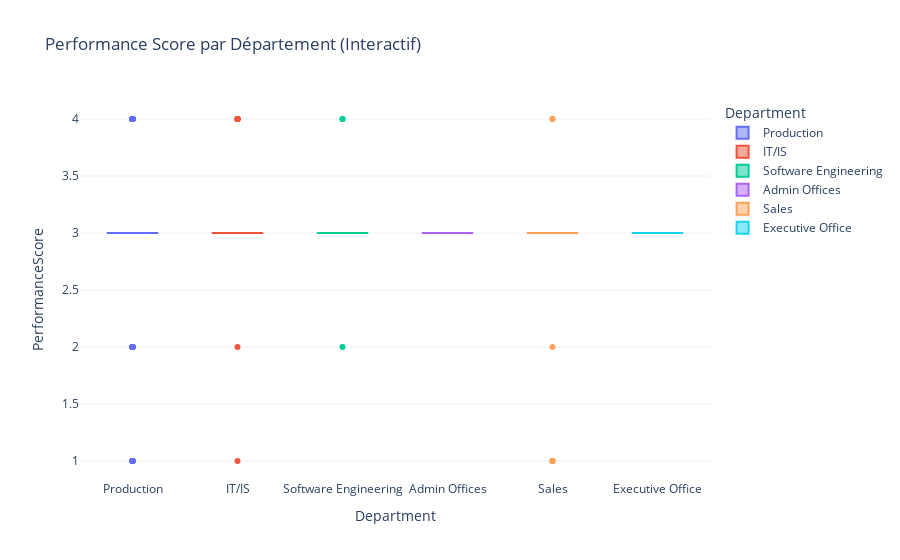
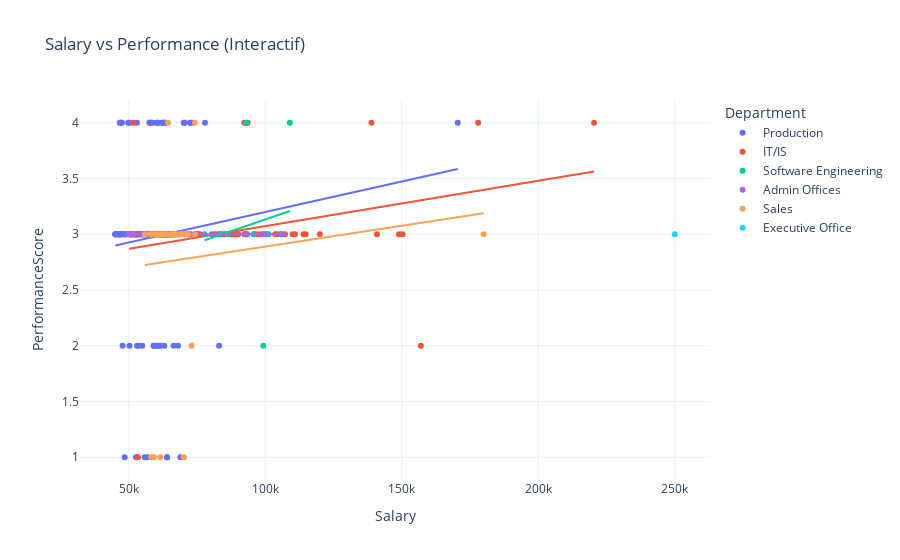

Notebook source saved alongside these figures, in order:
### Markdown cell above
---
## 7. Dashboard Interactif en Plotly

### Code cell
import plotly.express as px

fig1 = px.box(df, x='Department', y='PerformanceScore',
color='Department',
title='Performance Score par Département (Interactif)',
hover_data=['Employee_Name', 'Position', 'Salary'],
template='plotly_white')
fig1.show()

fig2 = px.scatter(df, x='Salary', y='PerformanceScore',
color='Department',
hover_data=['Employee_Name','Position','Seniority'],
title='Salary vs Performance (Interactif)',
trendline='ols',
template='plotly_white')
fig2.show()

### Figure 1 — Plotly figure (JSON) as saved in the notebook; plotly's stock layout.template omitted (floating-point values rounded to 4 significant figures; data arrays with more than 128 entries replaced by an {"elided": "..."} marker saying what was removed)
{"data": [{"alignmentgroup": "True", "customdata": {"elided": "209x3 mixed values"}, "hovertemplate": "Department=%{x}<br>PerformanceScore=%{y}<br>Employee_Name=%{customdata[0]}<br>Position=%{customdata[1]}<br>Salary=%{customdata[2]}<extra></extra>", "legendgroup": "Production", "marker": {"color": "#636efa"}, "name": "Production", "notched": false, "offsetgroup": "Production", "orientation": "v", "showlegend": true, "type": "box", "x": {"elided": "209 str values"}, "x0": " ", "xaxis": "x", "y": {"elided": "209 int values"}, "y0": " ", "yaxis": "y"}, {"alignmentgroup": "True", "customdata": {"elided": "50x3 mixed values"}, "hovertemplate": "Department=%{x}<br>PerformanceScore=%{y}<br>Employee_Name=%{customdata[0]}<br>Position=%{customdata[1]}<br>Salary=%{customdata[2]}<extra></extra>", "legendgroup": "IT/IS", "marker": {"color": "#EF553B"}, "name": "IT/IS", "notched": false, "offsetgroup": "IT/IS", "orientation": "v", "showlegend": true, "type": "box", "x": ["IT/IS", "IT/IS", "IT/IS", "IT/IS", "IT/IS", "IT/IS", "IT/IS", "IT/IS", "IT/IS", "IT/IS", "IT/IS", "IT/IS", "IT/IS", "IT/IS", "IT/IS", "IT/IS", "IT/IS", "IT/IS", "IT/IS", "IT/IS", "IT/IS", "IT/IS", "IT/IS", "IT/IS", "IT/IS", "IT/IS", "IT/IS", "IT/IS", "IT/IS", "IT/IS", "IT/IS", "IT/IS", "IT/IS", "IT/IS", "IT/IS", "IT/IS", "IT/IS", "IT/IS", "IT/IS", "IT/IS", "IT/IS", "IT/IS", "IT/IS", "IT/IS", "IT/IS", "IT/IS", "IT/IS", "IT/IS", "IT/IS", "IT/IS"], "x0": " ", "xaxis": "x", "y": [3, 3, 4, 3, 3, 3, 3, 3, 3, 3, 3, 3, 3, 4, 1, 4, 3, 3, 3, 3, 3, 3, 3, 3, 3, 4, 2, 3, 3, 3, 4, 3, 3, 3, 3, 3, 3, 3, 3, 3, 3, 3, 3, 3, 3, 3, 3, 3, 4, 3], "y0": " ", "yaxis": "y"}, {"alignmentgroup": "True", "customdata": [["Andreola, Colby", "Software Engineer", 95660], ["Cady, Max", "Software Engineering Manager", 77692], ["Carabbio, Judith", "Software Engineer", 93396], ["Del Bosque, Keyla", "Software Engineer", 101199], ["Exantus, Susan", "Software Engineer", 99280], ["Martin, Sandra", "Software Engineer", 105688], ["Patronick, Lucas", "Software Engineer", 108987], ["Quinn, Sean", "Software Engineer", 83363], ["Saada, Adell", "Software Engineer", 86214], ["Szabo, Andrew", "Software Engineer", 92989], ["True, Edward", "Software Engineer", 100416]], "hovertemplate": "Department=%{x}<br>PerformanceScore=%{y}<br>Employee_Name=%{customdata[0]}<br>Position=%{customdata[1]}<br>Salary=%{customdata[2]}<extra></extra>", "legendgroup": "Software Engineering", "marker": {"color": "#00cc96"}, "name": "Software Engineering", "notched": false, "offsetgroup": "Software Engineering", "orientation": "v", "showlegend": true, "type": "box", "x": ["Software Engineering", "Software Engineering", "Software Engineering", "Software Engineering", "Software Engineering", "Software Engineering", "Software Engineering", "Software Engineering", "Software Engineering", "Software Engineering", "Software Engineering"], "x0": " ", "xaxis": "x", "y": [3, 3, 3, 3, 2, 3, 4, 3, 3, 4, 3], "y0": " ", "yaxis": "y"}, {"alignmentgroup": "True", "customdata": [["Boutwell, Bonalyn", "Sr. Accountant", 106367], ["Brown, Mia", "Accountant I", 63000], ["Foster-Baker, Amy", "Sr. Accountant", 99351], ["Howard, Estelle", "Administrative Assistant", 49920], ["LaRotonda, William", "Accountant I", 64520], ["LeBlanc, Brandon  R", "Shared Services Manager", 93046], ["Singh, Nan", "Administrative Assistant", 51920], ["Smith, Leigh Ann", "Administrative Assistant", 55000], ["Steans, Tyrone", "Accountant I", 63003]], "hovertemplate": "Department=%{x}<br>PerformanceScore=%{y}<br>Employee_Name=%{customdata[0]}<br>Position=%{customdata[1]}<br>Salary=%{customdata[2]}<extra></extra>", "legendgroup": "Admin Offices", "marker": {"color": "#ab63fa"}, "name": "Admin Offices", "notched": false, "offsetgroup": "Admin Offices", "orientation": "v", "showlegend": true, "type": "box", "x": ["Admin Offices", "Admin Offices", "Admin Offices", "Admin Offices", "Admin Offices", "Admin Offices", "Admin Offices", "Admin Offices", "Admin Offices"], "x0": " ", "xaxis": "x", "y": [3, 3, 3, 3, 3, 3, 3, 3, 3], "y0": " ", "yaxis": "y"}, {"alignmentgroup": "True", "customdata": [["Bunbury, Jessica", "Area Sales Manager", 74326], ["Carter, Michelle", "Area Sales Manager", 71860], ["Chigurh, Anton", "Area Sales Manager", 66808], ["Daneault, Lynn", "Sales Manager", 65729], ["Delarge, Alex", "Area Sales Manager", 61568], ["Dietrich, Jenna", "Area Sales Manager", 59231], ["Driver, Elle", "Area Sales Manager", 74241], ["Forrest, Alex", "Area Sales Manager", 70187], ["Fraval, Maruk", "Area Sales Manager", 67251], ["Gill, Whitney", "Area Sales Manager", 59370], ["Givens, Myriam", "Area Sales Manager", 61555], ["Guilianno, Mike", "Area Sales Manager", 71707], ["Hitchcock, Alfred", "Area Sales Manager", 70545], ["Houlihan, Debra", "Director of Sales", 180000], ["Kampew, Donysha", "Sales Manager", 68999], ["Khemmich, Bartholemew", "Area Sales Manager", 65310], ["Kreuger, Freddy", "Area Sales Manager", 71339], ["Leruth, Giovanni", "Area Sales Manager", 70468], ["McKinzie, Jac", "Area Sales Manager", 63291], ["Nguyen, Dheepa", "Area Sales Manager", 63695], ["Onque, Jasmine", "Area Sales Manager", 63051], ["Ozark, Travis", "Area Sales Manager", 68829], ["Potts, Xana", "Area Sales Manager", 61844], ["Ren, Kylo", "Area Sales Manager", 61809], ["Smith, John", "Sales Manager", 72992], ["Stansfield, Norman", "Area Sales Manager", 58273], ["Strong, Caitrin", "Area Sales Manager", 60120], ["Terry, Sharlene", "Area Sales Manager", 58370], ["Torrence, Jack", "Area Sales Manager", 64397], ["Valentin,Jackie", "Area Sales Manager", 57859], ["Villanueva, Noah", "Area Sales Manager", 55875]], "hovertemplate": "Department=%{x}<br>PerformanceScore=%{y}<br>Employee_Name=%{customdata[0]}<br>Position=%{customdata[1]}<br>Salary=%{customdata[2]}<extra></extra>", "legendgroup": "Sales", "marker": {"color": "#FFA15A"}, "name": "Sales", "notched": false, "offsetgroup": "Sales", "orientation": "v", "showlegend": true, "type": "box", "x": ["Sales", "Sales", "Sales", "Sales", "Sales", "Sales", "Sales", "Sales", "Sales", "Sales", "Sales", "Sales", "Sales", "Sales", "Sales", "Sales", "Sales", "Sales", "Sales", "Sales", "Sales", "Sales", "Sales", "Sales", "Sales", "Sales", "Sales", "Sales", "Sales", "Sales", "Sales"], "x0": " ", "xaxis": "x", "y": [3, 3, 3, 3, 1, 1, 4, 1, 3, 3, 3, 3, 3, 3, 3, 3, 3, 3, 3, 3, 3, 3, 3, 3, 2, 1, 3, 3, 4, 3, 3], "y0": " ", "yaxis": "y"}, {"alignmentgroup": "True", "customdata": [["King, Janet", "President & CEO", 250000]], "hovertemplate": "Department=%{x}<br>PerformanceScore=%{y}<br>Employee_Name=%{customdata[0]}<br>Position=%{customdata[1]}<br>Salary=%{customdata[2]}<extra></extra>", "legendgroup": "Executive Office", "marker": {"color": "#19d3f3"}, "name": "Executive Office", "notched": false, "offsetgroup": "Executive Office", "orientation": "v", "showlegend": true, "type": "box", "x": ["Executive Office"], "x0": " ", "xaxis": "x", "y": [3], "y0": " ", "yaxis": "y"}], "layout": {"boxmode": "overlay", "legend": {"title": {"text": "Department"}, "tracegroupgap": 0}, "title": {"text": "Performance Score par Département (Interactif)"}, "xaxis": {"anchor": "y", "categoryarray": ["Production", "IT/IS", "Software Engineering", "Admin Offices", "Sales", "Executive Office"], "categoryorder": "array", "domain": [0, 1], "title": {"text": "Department"}}, "yaxis": {"anchor": "x", "domain": [0, 1], "title": {"text": "PerformanceScore"}}}}

### Figure 2 — Plotly figure (JSON) as saved in the notebook; plotly's stock layout.template omitted (floating-point values rounded to 4 significant figures; data arrays with more than 128 entries replaced by an {"elided": "..."} marker saying what was removed)
{"data": [{"customdata": {"elided": "209x3 mixed values"}, "hovertemplate": "Department=Production<br>Salary=%{x}<br>PerformanceScore=%{y}<br>Employee_Name=%{customdata[0]}<br>Position=%{customdata[1]}<br>Seniority=%{customdata[2]}<extra></extra>", "legendgroup": "Production", "marker": {"color": "#636efa", "symbol": "circle"}, "mode": "markers", "name": "Production", "orientation": "v", "showlegend": true, "type": "scatter", "x": {"elided": "209 int values"}, "xaxis": "x", "y": {"elided": "209 int values"}, "yaxis": "y"}, {"hovertemplate": "<b>OLS trendline</b><br>PerformanceScore = 5.47183e-06 * Salary + 2.65281<br>R<sup>2</sup>=0.010992<br><br>Department=Production<br>Salary=%{x}<br>PerformanceScore=%{y} <b>(trend)</b><extra></extra>", "legendgroup": "Production", "marker": {"color": "#636efa", "symbol": "circle"}, "mode": "lines", "name": "Production", "showlegend": false, "type": "scatter", "x": {"elided": "209 int values"}, "xaxis": "x", "y": {"elided": "209 float values"}, "yaxis": "y"}, {"customdata": {"elided": "50x3 mixed values"}, "hovertemplate": "Department=IT/IS<br>Salary=%{x}<br>PerformanceScore=%{y}<br>Employee_Name=%{customdata[0]}<br>Position=%{customdata[1]}<br>Seniority=%{customdata[2]}<extra></extra>", "legendgroup": "IT/IS", "marker": {"color": "#EF553B", "symbol": "circle"}, "mode": "markers", "name": "IT/IS", "orientation": "v", "showlegend": true, "type": "scatter", "x": [104437, 50178, 92328, 110000, 103613, 100031, 110929, 68678, 83552, 92329, 85028, 96820, 70621, 138888, 53366, 178000, 65707, 114800, 74679, 61242, 99020, 97999, 105700, 93206, 81584, 51777, 157000, 52599, 87921, 93093, 93554, 95920, 89883, 120000, 150290, 140920, 148999, 88527, 50750, 87826, 66593, 87565, 90100, 75281, 76029, 113999, 84903, 107226, 220450, 89292], "xaxis": "x", "y": [3, 3, 4, 3, 3, 3, 3, 3, 3, 3, 3, 3, 3, 4, 1, 4, 3, 3, 3, 3, 3, 3, 3, 3, 3, 4, 2, 3, 3, 3, 4, 3, 3, 3, 3, 3, 3, 3, 3, 3, 3, 3, 3, 3, 3, 3, 3, 3, 4, 3], "yaxis": "y"}, {"hovertemplate": "<b>OLS trendline</b><br>PerformanceScore = 4.0723e-06 * Salary + 2.66472<br>R<sup>2</sup>=0.082828<br><br>Department=IT/IS<br>Salary=%{x}<br>PerformanceScore=%{y} <b>(trend)</b><extra></extra>", "legendgroup": "IT/IS", "marker": {"color": "#EF553B", "symbol": "circle"}, "mode": "lines", "name": "IT/IS", "showlegend": false, "type": "scatter", "x": [50178, 50750, 51777, 52599, 53366, 61242, 65707, 66593, 68678, 70621, 74679, 75281, 76029, 81584, 83552, 84903, 85028, 87565, 87826, 87921, 88527, 89292, 89883, 90100, 92328, 92329, 93093, 93206, 93554, 95920, 96820, 97999, 99020, 100031, 103613, 104437, 105700, 107226, 110000, 110929, 113999, 114800, 120000, 138888, 140920, 148999, 150290, 157000, 178000, 220450], "xaxis": "x", "y": [2.869, 2.871, 2.876, 2.879, 2.882, 2.914, 2.932, 2.936, 2.944, 2.952, 2.969, 2.971, 2.974, 2.997, 3.005, 3.01, 3.011, 3.021, 3.022, 3.023, 3.025, 3.028, 3.031, 3.032, 3.041, 3.041, 3.044, 3.044, 3.046, 3.055, 3.059, 3.064, 3.068, 3.072, 3.087, 3.09, 3.095, 3.101, 3.113, 3.116, 3.129, 3.132, 3.153, 3.23, 3.239, 3.271, 3.277, 3.304, 3.39, 3.562], "yaxis": "y"}, {"customdata": [["Andreola, Colby", "Software Engineer", 4.1], ["Cady, Max", "Software Engineering Manager", 7.4], ["Carabbio, Judith", "Software Engineer", 5.1], ["Del Bosque, Keyla", "Software Engineer", 7], ["Exantus, Susan", "Software Engineer", 7.7], ["Martin, Sandra", "Software Engineer", 5.1], ["Patronick, Lucas", "Software Engineer", 7.2], ["Quinn, Sean", "Software Engineer", 7.9], ["Saada, Adell", "Software Engineer", 6.2], ["Szabo, Andrew", "Software Engineer", 4.5], ["True, Edward", "Software Engineer", 5.9]], "hovertemplate": "Department=Software Engineering<br>Salary=%{x}<br>PerformanceScore=%{y}<br>Employee_Name=%{customdata[0]}<br>Position=%{customdata[1]}<br>Seniority=%{customdata[2]}<extra></extra>", "legendgroup": "Software Engineering", "marker": {"color": "#00cc96", "symbol": "circle"}, "mode": "markers", "name": "Software Engineering", "orientation": "v", "showlegend": true, "type": "scatter", "x": [95660, 77692, 93396, 101199, 99280, 105688, 108987, 83363, 86214, 92989, 100416], "xaxis": "x", "y": [3, 3, 3, 3, 2, 3, 4, 3, 3, 4, 3], "yaxis": "y"}, {"hovertemplate": "<b>OLS trendline</b><br>PerformanceScore = 8.42079e-06 * Salary + 2.29102<br>R<sup>2</sup>=0.022308<br><br>Department=Software Engineering<br>Salary=%{x}<br>PerformanceScore=%{y} <b>(trend)</b><extra></extra>", "legendgroup": "Software Engineering", "marker": {"color": "#00cc96", "symbol": "circle"}, "mode": "lines", "name": "Software Engineering", "showlegend": false, "type": "scatter", "x": [77692, 83363, 86214, 92989, 93396, 95660, 99280, 100416, 101199, 105688, 108987], "xaxis": "x", "y": [2.945, 2.993, 3.017, 3.074, 3.077, 3.097, 3.127, 3.137, 3.143, 3.181, 3.209], "yaxis": "y"}, {"customdata": [["Boutwell, Bonalyn", "Sr. Accountant", 3.9], ["Brown, Mia", "Accountant I", 10.2], ["Foster-Baker, Amy", "Sr. Accountant", 10], ["Howard, Estelle", "Administrative Assistant", 3.9], ["LaRotonda, William", "Accountant I", 5], ["LeBlanc, Brandon  R", "Shared Services Manager", 3], ["Singh, Nan", "Administrative Assistant", 3.7], ["Smith, Leigh Ann", "Administrative Assistant", 7.3], ["Steans, Tyrone", "Accountant I", 4.3]], "hovertemplate": "Department=Admin Offices<br>Salary=%{x}<br>PerformanceScore=%{y}<br>Employee_Name=%{customdata[0]}<br>Position=%{customdata[1]}<br>Seniority=%{customdata[2]}<extra></extra>", "legendgroup": "Admin Offices", "marker": {"color": "#ab63fa", "symbol": "circle"}, "mode": "markers", "name": "Admin Offices", "orientation": "v", "showlegend": true, "type": "scatter", "x": [106367, 63000, 99351, 49920, 64520, 93046, 51920, 55000, 63003], "xaxis": "x", "y": [3, 3, 3, 3, 3, 3, 3, 3, 3], "yaxis": "y"}, {"hovertemplate": "<b>OLS trendline</b><br>PerformanceScore = -6.77626e-21 * Salary + 3<br>R<sup>2</sup>=-inf<br><br>Department=Admin Offices<br>Salary=%{x}<br>PerformanceScore=%{y} <b>(trend)</b><extra></extra>", "legendgroup": "Admin Offices", "marker": {"color": "#ab63fa", "symbol": "circle"}, "mode": "lines", "name": "Admin Offices", "showlegend": false, "type": "scatter", "x": [49920, 51920, 55000, 63000, 63003, 64520, 93046, 99351, 106367], "xaxis": "x", "y": [3.0, 3.0, 3.0, 3.0, 3.0, 3.0, 3.0, 3, 3], "yaxis": "y"}, {"customdata": [["Bunbury, Jessica", "Area Sales Manager", 7.4], ["Carter, Michelle", "Area Sales Manager", 4.4], ["Chigurh, Anton", "Area Sales Manager", 6.6], ["Daneault, Lynn", "Sales Manager", 4.7], ["Delarge, Alex", "Area Sales Manager", 4.3], ["Dietrich, Jenna", "Area Sales Manager", 6.9], ["Driver, Elle", "Area Sales Manager", 8], ["Forrest, Alex", "Area Sales Manager", 4.3], ["Fraval, Maruk", "Area Sales Manager", 7.3], ["Gill, Whitney", "Area Sales Manager", 4.5], ["Givens, Myriam", "Area Sales Manager", 3.9], ["Guilianno, Mike", "Area Sales Manager", 6.8], ["Hitchcock, Alfred", "Area Sales Manager", 4.4], ["Houlihan, Debra", "Director of Sales", 4.7], ["Kampew, Donysha", "Sales Manager", 7.2], ["Khemmich, Bartholemew", "Area Sales Manager", 5.4], ["Kreuger, Freddy", "Area Sales Manager", 7.8], ["Leruth, Giovanni", "Area Sales Manager", 6.7], ["McKinzie, Jac", "Area Sales Manager", 2.5], ["Nguyen, Dheepa", "Area Sales Manager", 5.5], ["Onque, Jasmine", "Area Sales Manager", 5.3], ["Ozark, Travis", "Area Sales Manager", 4], ["Potts, Xana", "Area Sales Manager", 7], ["Ren, Kylo", "Area Sales Manager", 4.6], ["Smith, John", "Sales Manager", 4.6], ["Stansfield, Norman", "Area Sales Manager", 4.6], ["Strong, Caitrin", "Area Sales Manager", 8.3], ["Terry, Sharlene", "Area Sales Manager", 4.3], ["Torrence, Jack", "Area Sales Manager", 13], ["Valentin,Jackie", "Area Sales Manager", 7.5], ["Villanueva, Noah", "Area Sales Manager", 6.8]], "hovertemplate": "Department=Sales<br>Salary=%{x}<br>PerformanceScore=%{y}<br>Employee_Name=%{customdata[0]}<br>Position=%{customdata[1]}<br>Seniority=%{customdata[2]}<extra></extra>", "legendgroup": "Sales", "marker": {"color": "#FFA15A", "symbol": "circle"}, "mode": "markers", "name": "Sales", "orientation": "v", "showlegend": true, "type": "scatter", "x": [74326, 71860, 66808, 65729, 61568, 59231, 74241, 70187, 67251, 59370, 61555, 71707, 70545, 180000, 68999, 65310, 71339, 70468, 63291, 63695, 63051, 68829, 61844, 61809, 72992, 58273, 60120, 58370, 64397, 57859, 55875], "xaxis": "x", "y": [3, 3, 3, 3, 1, 1, 4, 1, 3, 3, 3, 3, 3, 3, 3, 3, 3, 3, 3, 3, 3, 3, 3, 3, 2, 1, 3, 3, 4, 3, 3], "yaxis": "y"}, {"hovertemplate": "<b>OLS trendline</b><br>PerformanceScore = 3.72449e-06 * Salary + 2.51698<br>R<sup>2</sup>=0.010810<br><br>Department=Sales<br>Salary=%{x}<br>PerformanceScore=%{y} <b>(trend)</b><extra></extra>", "legendgroup": "Sales", "marker": {"color": "#FFA15A", "symbol": "circle"}, "mode": "lines", "name": "Sales", "showlegend": false, "type": "scatter", "x": [55875, 57859, 58273, 58370, 59231, 59370, 60120, 61555, 61568, 61809, 61844, 63051, 63291, 63695, 64397, 65310, 65729, 66808, 67251, 68829, 68999, 70187, 70468, 70545, 71339, 71707, 71860, 72992, 74241, 74326, 180000], "xaxis": "x", "y": [2.725, 2.732, 2.734, 2.734, 2.738, 2.738, 2.741, 2.746, 2.746, 2.747, 2.747, 2.752, 2.753, 2.754, 2.757, 2.76, 2.762, 2.766, 2.767, 2.773, 2.774, 2.778, 2.779, 2.78, 2.783, 2.784, 2.785, 2.789, 2.793, 2.794, 3.187], "yaxis": "y"}, {"customdata": [["King, Janet", "President & CEO", 6.5]], "hovertemplate": "Department=Executive Office<br>Salary=%{x}<br>PerformanceScore=%{y}<br>Employee_Name=%{customdata[0]}<br>Position=%{customdata[1]}<br>Seniority=%{customdata[2]}<extra></extra>", "legendgroup": "Executive Office", "marker": {"color": "#19d3f3", "symbol": "circle"}, "mode": "markers", "name": "Executive Office", "orientation": "v", "showlegend": true, "type": "scatter", "x": [250000], "xaxis": "x", "y": [3], "yaxis": "y"}, {"hovertemplate": "Department=Executive Office<extra></extra>", "legendgroup": "Executive Office", "marker": {"color": "#19d3f3", "symbol": "circle"}, "mode": "lines", "name": "Executive Office", "showlegend": false, "type": "scatter", "xaxis": "x", "yaxis": "y"}], "layout": {"legend": {"title": {"text": "Department"}, "tracegroupgap": 0}, "title": {"text": "Salary vs Performance (Interactif)"}, "xaxis": {"anchor": "y", "domain": [0, 1], "title": {"text": "Salary"}}, "yaxis": {"anchor": "x", "domain": [0, 1], "title": {"text": "PerformanceScore"}}}}
